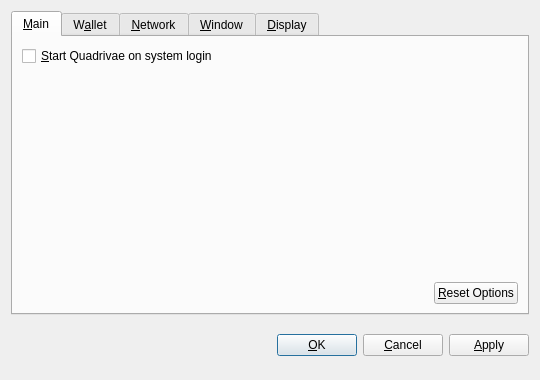
<?xml version="1.0" encoding="UTF-8"?>
<ui version="4.0">
 <class>OptionsDialog</class>
 <widget class="QDialog" name="OptionsDialog">
  <property name="geometry">
   <rect>
    <x>0</x>
    <y>0</y>
    <width>540</width>
    <height>380</height>
   </rect>
  </property>
  <property name="windowTitle">
   <string>Options</string>
  </property>
  <property name="modal">
   <bool>true</bool>
  </property>
  <layout class="QVBoxLayout" name="verticalLayout">
   <item>
    <widget class="QTabWidget" name="tabWidget">
     <property name="tabPosition">
      <enum>QTabWidget::North</enum>
     </property>
     <property name="currentIndex">
      <number>0</number>
     </property>
     <widget class="QWidget" name="tabMain">
      <attribute name="title">
       <string>&amp;Main</string>
      </attribute>
      <layout class="QVBoxLayout" name="verticalLayout_Main">
       <item>
        <widget class="QCheckBox" name="bitcoinAtStartup">
         <property name="toolTip">
          <string>Automatically start Quadrivae after logging in to the system.</string>
         </property>
         <property name="text">
          <string>&amp;Start Quadrivae on system login</string>
         </property>
        </widget>
       </item>
       <item>
        <spacer name="verticalSpacer_Main">
         <property name="orientation">
          <enum>Qt::Vertical</enum>
         </property>
         <property name="sizeHint" stdset="0">
          <size>
           <width>20</width>
           <height>40</height>
          </size>
         </property>
        </spacer>
       </item>
       <item>
        <layout class="QHBoxLayout" name="horizontalLayout_2_Main">
         <item>
          <spacer name="horizontalSpacer_2_Main">
           <property name="orientation">
            <enum>Qt::Horizontal</enum>
           </property>
           <property name="sizeHint" stdset="0">
            <size>
             <width>40</width>
             <height>20</height>
            </size>
           </property>
          </spacer>
         </item>
         <item>
          <widget class="QPushButton" name="resetButton">
           <property name="toolTip">
            <string>Reset all client options to default.</string>
           </property>
           <property name="text">
            <string>&amp;Reset Options</string>
           </property>
           <property name="autoDefault">
            <bool>false</bool>
           </property>
          </widget>
         </item>
        </layout>
       </item>
      </layout>
     </widget>
     <widget class="QWidget" name="tabWallet">
      <attribute name="title">
       <string>W&amp;allet</string>
      </attribute>
      <layout class="QVBoxLayout" name="verticalLayout_Network">
       <item>
        <widget class="QLabel" name="transactionFeeInfoLabel">
         <property name="text">
          <string>Optional transaction fee per kB that helps make sure your transactions are processed quickly. Most transactions are 1 kB.</string>
         </property>
         <property name="textFormat">
          <enum>Qt::PlainText</enum>
         </property>
         <property name="wordWrap">
          <bool>true</bool>
         </property>
        </widget>
       </item>
       <item>
        <layout class="QHBoxLayout" name="horizontalLayout_1_Main">
         <item>
          <widget class="QLabel" name="transactionFeeLabel">
           <property name="text">
            <string>Pay transaction &amp;fee</string>
           </property>
           <property name="textFormat">
            <enum>Qt::PlainText</enum>
           </property>
           <property name="buddy">
            <cstring>transactionFee</cstring>
           </property>
          </widget>
         </item>
         <item>
          <widget class="BitcoinAmountField" name="transactionFee"/>
         </item>
         <item>
          <spacer name="horizontalSpacer_1_Main">
           <property name="orientation">
            <enum>Qt::Horizontal</enum>
           </property>
           <property name="sizeHint" stdset="0">
            <size>
             <width>40</width>
             <height>20</height>
            </size>
           </property>
          </spacer>
         </item>
        </layout>
       </item>
       <item>
        <widget class="QLabel" name="label">
         <property name="text">
          <string>If you disable the spending of unconfirmed change, the change from a transaction cannot be used until that transaction has at least one confirmation. This also affects how your balance is computed.</string>
         </property>
         <property name="wordWrap">
          <bool>true</bool>
         </property>
        </widget>
       </item>
       <item>
        <widget class="QCheckBox" name="spendZeroConfChange">
         <property name="text">
          <string>Spend unconfirmed change  (experts only)</string>
         </property>
        </widget>
       </item>
       <item>
        <spacer name="verticalSpacer">
         <property name="orientation">
          <enum>Qt::Vertical</enum>
         </property>
         <property name="sizeHint" stdset="0">
          <size>
           <width>20</width>
           <height>40</height>
          </size>
         </property>
        </spacer>
       </item>
      </layout>
     </widget>
     <widget class="QWidget" name="tabNetwork">
      <attribute name="title">
       <string>&amp;Network</string>
      </attribute>
      <layout class="QVBoxLayout" name="verticalLayout_Network">
       <item>
        <widget class="QCheckBox" name="mapPortUpnp">
         <property name="toolTip">
          <string>Automatically open the Quadrivae client port on the router. This only works when your router supports UPnP and it is enabled.</string>
         </property>
         <property name="text">
          <string>Map port using &amp;UPnP</string>
         </property>
        </widget>
       </item>
       <item>
        <widget class="QCheckBox" name="connectSocks">
         <property name="toolTip">
          <string>Connect to the Quadrivae network through a SOCKS proxy (e.g. when connecting through Tor).</string>
         </property>
         <property name="text">
          <string>&amp;Connect through SOCKS proxy:</string>
         </property>
        </widget>
       </item>
       <item>
        <layout class="QHBoxLayout" name="horizontalLayout_Network">
         <item>
          <widget class="QLabel" name="proxyIpLabel">
           <property name="text">
            <string>Proxy &amp;IP:</string>
           </property>
           <property name="textFormat">
            <enum>Qt::PlainText</enum>
           </property>
           <property name="buddy">
            <cstring>proxyIp</cstring>
           </property>
          </widget>
         </item>
         <item>
          <widget class="QValidatedLineEdit" name="proxyIp">
           <property name="maximumSize">
            <size>
             <width>140</width>
             <height>16777215</height>
            </size>
           </property>
           <property name="toolTip">
            <string>IP address of the proxy (e.g. 127.0.0.1)</string>
           </property>
          </widget>
         </item>
         <item>
          <widget class="QLabel" name="proxyPortLabel">
           <property name="text">
            <string>&amp;Port:</string>
           </property>
           <property name="textFormat">
            <enum>Qt::PlainText</enum>
           </property>
           <property name="buddy">
            <cstring>proxyPort</cstring>
           </property>
          </widget>
         </item>
         <item>
          <widget class="QLineEdit" name="proxyPort">
           <property name="maximumSize">
            <size>
             <width>55</width>
             <height>16777215</height>
            </size>
           </property>
           <property name="toolTip">
            <string>Port of the proxy (e.g. 9050)</string>
           </property>
          </widget>
         </item>
         <item>
          <widget class="QLabel" name="socksVersionLabel">
           <property name="text">
            <string>SOCKS &amp;Version:</string>
           </property>
           <property name="textFormat">
            <enum>Qt::PlainText</enum>
           </property>
           <property name="buddy">
            <cstring>socksVersion</cstring>
           </property>
          </widget>
         </item>
         <item>
          <widget class="QValueComboBox" name="socksVersion">
           <property name="toolTip">
            <string>SOCKS version of the proxy (e.g. 5)</string>
           </property>
          </widget>
         </item>
         <item>
          <spacer name="horizontalSpacer_Network">
           <property name="orientation">
            <enum>Qt::Horizontal</enum>
           </property>
           <property name="sizeHint" stdset="0">
            <size>
             <width>40</width>
             <height>20</height>
            </size>
           </property>
          </spacer>
         </item>
        </layout>
       </item>
       <item>
        <spacer name="verticalSpacer_Network">
         <property name="orientation">
          <enum>Qt::Vertical</enum>
         </property>
         <property name="sizeHint" stdset="0">
          <size>
           <width>20</width>
           <height>40</height>
          </size>
         </property>
        </spacer>
       </item>
      </layout>
     </widget>
     <widget class="QWidget" name="tabWindow">
      <attribute name="title">
       <string>&amp;Window</string>
      </attribute>
      <layout class="QVBoxLayout" name="verticalLayout_Window">
       <item>
        <widget class="QCheckBox" name="minimizeToTray">
         <property name="toolTip">
          <string>Show only a tray icon after minimizing the window.</string>
         </property>
         <property name="text">
          <string>&amp;Minimize to the tray instead of the taskbar</string>
         </property>
        </widget>
       </item>
       <item>
        <widget class="QCheckBox" name="minimizeOnClose">
         <property name="toolTip">
          <string>Minimize instead of exit the application when the window is closed. When this option is enabled, the application will be closed only after selecting Quit in the menu.</string>
         </property>
         <property name="text">
          <string>M&amp;inimize on close</string>
         </property>
        </widget>
       </item>
       <item>
        <spacer name="verticalSpacer_Window">
         <property name="orientation">
          <enum>Qt::Vertical</enum>
         </property>
         <property name="sizeHint" stdset="0">
          <size>
           <width>20</width>
           <height>40</height>
          </size>
         </property>
        </spacer>
       </item>
      </layout>
     </widget>
     <widget class="QWidget" name="tabDisplay">
      <attribute name="title">
       <string>&amp;Display</string>
      </attribute>
      <layout class="QVBoxLayout" name="verticalLayout_Display">
       <item>
        <layout class="QHBoxLayout" name="horizontalLayout_1_Display">
         <item>
          <widget class="QLabel" name="langLabel">
           <property name="text">
            <string>User Interface &amp;language:</string>
           </property>
           <property name="textFormat">
            <enum>Qt::PlainText</enum>
           </property>
           <property name="buddy">
            <cstring>lang</cstring>
           </property>
          </widget>
         </item>
         <item>
          <widget class="QValueComboBox" name="lang">
           <property name="toolTip">
            <string>The user interface language can be set here. This setting will take effect after restarting Quadrivae.</string>
           </property>
          </widget>
         </item>
        </layout>
       </item>
       <item>
        <layout class="QHBoxLayout" name="horizontalLayout_2_Display">
         <item>
          <widget class="QLabel" name="unitLabel">
           <property name="text">
            <string>&amp;Unit to show amounts in:</string>
           </property>
           <property name="textFormat">
            <enum>Qt::PlainText</enum>
           </property>
           <property name="buddy">
            <cstring>unit</cstring>
           </property>
          </widget>
         </item>
         <item>
          <widget class="QValueComboBox" name="unit">
           <property name="toolTip">
            <string>Choose the default subdivision unit to show in the interface and when sending coins.</string>
           </property>
          </widget>
         </item>
        </layout>
       </item>
       <item>
        <widget class="QCheckBox" name="displayAddresses">
         <property name="toolTip">
          <string>Whether to show Quadrivae addresses in the transaction list or not.</string>
         </property>
         <property name="text">
          <string>&amp;Display addresses in transaction list</string>
         </property>
        </widget>
       </item>
       <item>
        <widget class="QCheckBox" name="coinControlFeatures">
         <property name="toolTip">
          <string>Whether to show coin control features or not.</string>
         </property>
         <property name="text">
          <string>Display coin &amp;control features (experts only!)</string>
         </property>
        </widget>
       </item>
       <item>
        <spacer name="verticalSpacer_Display">
         <property name="orientation">
          <enum>Qt::Vertical</enum>
         </property>
         <property name="sizeHint" stdset="0">
          <size>
           <width>20</width>
           <height>40</height>
          </size>
         </property>
        </spacer>
       </item>
      </layout>
     </widget>
    </widget>
   </item>
   <item>
    <layout class="QHBoxLayout" name="horizontalLayout_Buttons">
     <item>
      <spacer name="horizontalSpacer_1">
       <property name="orientation">
        <enum>Qt::Horizontal</enum>
       </property>
       <property name="sizeHint" stdset="0">
        <size>
         <width>40</width>
         <height>48</height>
        </size>
       </property>
      </spacer>
     </item>
     <item>
      <widget class="QLabel" name="statusLabel">
       <property name="font">
        <font>
         <weight>75</weight>
         <bold>true</bold>
        </font>
       </property>
       <property name="text">
        <string/>
       </property>
       <property name="textFormat">
        <enum>Qt::PlainText</enum>
       </property>
       <property name="wordWrap">
        <bool>true</bool>
       </property>
      </widget>
     </item>
     <item>
      <spacer name="horizontalSpacer_2">
       <property name="orientation">
        <enum>Qt::Horizontal</enum>
       </property>
       <property name="sizeHint" stdset="0">
        <size>
         <width>40</width>
         <height>48</height>
        </size>
       </property>
      </spacer>
     </item>
     <item>
      <widget class="QPushButton" name="okButton">
       <property name="text">
        <string>&amp;OK</string>
       </property>
      </widget>
     </item>
     <item>
      <widget class="QPushButton" name="cancelButton">
       <property name="text">
        <string>&amp;Cancel</string>
       </property>
       <property name="autoDefault">
        <bool>false</bool>
       </property>
      </widget>
     </item>
     <item>
      <widget class="QPushButton" name="applyButton">
       <property name="text">
        <string>&amp;Apply</string>
       </property>
       <property name="autoDefault">
        <bool>false</bool>
       </property>
      </widget>
     </item>
    </layout>
   </item>
  </layout>
 </widget>
 <customwidgets>
  <customwidget>
   <class>BitcoinAmountField</class>
   <extends>QSpinBox</extends>
   <header>bitcoinamountfield.h</header>
  </customwidget>
  <customwidget>
   <class>QValueComboBox</class>
   <extends>QComboBox</extends>
   <header>qvaluecombobox.h</header>
  </customwidget>
  <customwidget>
   <class>QValidatedLineEdit</class>
   <extends>QLineEdit</extends>
   <header>qvalidatedlineedit.h</header>
  </customwidget>
 </customwidgets>
 <resources/>
 <connections/>
</ui>
